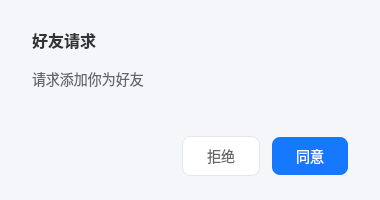
<?xml version="1.0" encoding="UTF-8"?>
<ui version="4.0">
 <class>FriendRequestDialog</class>
 <widget class="QDialog" name="FriendRequestDialog">
  <property name="geometry">
   <rect><x>0</x><y>0</y><width>380</width><height>200</height></rect>
  </property>
  <property name="minimumSize">
   <size><width>380</width><height>200</height></size>
  </property>
  <property name="windowTitle">
   <string>好友请求</string>
  </property>
  <property name="styleSheet">
   <string>QDialog#FriendRequestDialog { background: #F5F6FA; }</string>
  </property>
  <layout class="QVBoxLayout" name="vl_main">
   <property name="spacing"><number>16</number></property>
   <property name="leftMargin"><number>32</number></property>
   <property name="topMargin"><number>28</number></property>
   <property name="rightMargin"><number>32</number></property>
   <property name="bottomMargin"><number>24</number></property>
   <item>
    <widget class="QLabel" name="lb_title">
     <property name="text"><string>好友请求</string></property>
     <property name="styleSheet"><string>font-size: 16px; font-weight: bold; color: #333; font-family: Microsoft YaHei;</string></property>
    </widget>
   </item>
   <item>
    <widget class="QLabel" name="lb_msg">
     <property name="text"><string>请求添加你为好友</string></property>
     <property name="styleSheet"><string>font-size: 14px; color: #666; font-family: Microsoft YaHei;</string></property>
     <property name="wordWrap"><bool>true</bool></property>
    </widget>
   </item>
   <item>
    <spacer name="vs_spacer">
     <property name="orientation"><enum>Qt::Vertical</enum></property>
     <property name="sizeHint"><size><width>20</width><height>20</height></size></property>
    </spacer>
   </item>
   <item>
    <layout class="QHBoxLayout" name="hl_buttons">
     <property name="spacing"><number>12</number></property>
     <item>
      <spacer name="hs_spacer">
       <property name="orientation"><enum>Qt::Horizontal</enum></property>
       <property name="sizeHint"><size><width>40</width><height>20</height></size></property>
      </spacer>
     </item>
     <item>
      <widget class="QPushButton" name="pb_refuse">
       <property name="text"><string>拒绝</string></property>
       <property name="cursor"><cursorShape>PointingHandCursor</cursorShape></property>
       <property name="styleSheet">
        <string>QPushButton { background: white; color: #666; border: 1px solid #E5E6EB; border-radius: 8px; font-size: 14px; font-family: Microsoft YaHei; padding: 8px 24px; }
QPushButton:hover { border-color: #1677FF; color: #1677FF; }</string>
       </property>
      </widget>
     </item>
     <item>
      <widget class="QPushButton" name="pb_accept">
       <property name="text"><string>同意</string></property>
       <property name="cursor"><cursorShape>PointingHandCursor</cursorShape></property>
       <property name="styleSheet">
        <string>QPushButton { background: #1677FF; color: white; border-radius: 8px; font-size: 14px; font-family: Microsoft YaHei; border: none; padding: 8px 24px; }
QPushButton:hover { background: #4096FF; }</string>
       </property>
      </widget>
     </item>
    </layout>
   </item>
  </layout>
 </widget>
 <resources/>
 <connections/>
</ui>
